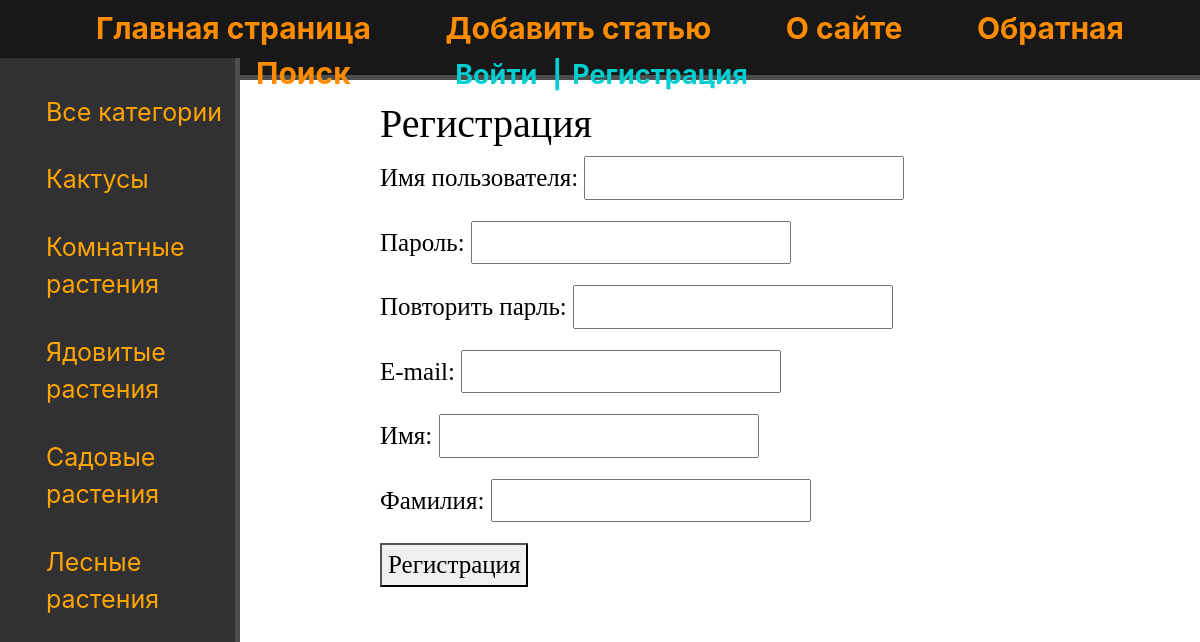
The page /users/register/ on the database its author committed.
### flowers/models.py (models this page shows, shortened)
class Category(models.Model):
    name = models.CharField(max_length=250)
    slug = models.SlugField(max_length=250, unique=True, db_index=True)
    def get_absolute_url(self):
        return reverse('category', kwargs={'cat_slug': self.slug})

### users/views.py (the view)
# urls.py: path('register/', views.register, name='register'),
def register(request):
    if request.method == 'POST':
        form = RegisterUserForm(request.POST)
        if form.is_valid():
            user = form.save(commit=False)
            user.set_password(form.cleaned_data['password'])
            user.save()
            return render(request, 'users/register_done.html')
    else:
        form = RegisterUserForm()
    return render(request, 'users/register.html', {'form': form})

### users/forms.py (shortened to what this page needs)
class RegisterUserForm(forms.ModelForm):
    username = forms.CharField(max_length=20, label='Имя пользователя')
    password = forms.CharField(max_length=20, label='Пароль')
    password2 = forms.CharField(max_length=20, label='Повторить парль')
    class Meta:
        model = get_user_model()
        fields = ['username', 'password', 'password2', 'email', 'first_name', 'last_name']
        labels = {'email': 'E-mail', 'first_name': 'Имя', 'last_name': 'Фамилия'}

### flowers/templatetags/flowers_category.py (called while the page is built)
@register.inclusion_tag('flowers/list_category.html')
def flower_category(cat_select=0):
    flower_cat = Category.objects.all()
    return {'category': flower_cat, 'cat_select': cat_select}

### users/context_processors.py (called while the page is built)
def get_flowers_context(request):
    return {'mainmenu': menu}

### users/templates/users/register.html (shortened to what this page needs)
{% extends 'base.html' %}
{% block content %}
<h1>Регистрация</h1>
<form method="POST">
    {{ form.as_p }}
    <p ><button type="submit">Регистрация</button></p>
</form>
{% endblock %}

### flowers/templates/flowers/list_category.html
{% for cat in category %}
    {% if cat.id == cat_select %}
        <li class="select">{{cat.name}}</li>
    {% else %}
        <li><a href="{{ cat.get_absolute_url }}">{{cat.name}}</a></li>
    {% endif %}
{% endfor %}

### flowers/static/flowers/css/main.css (style rules this page uses)
body { background: white; }
aside div.category ul a { font-size:25px; color: orange; display: block; margin-top: 30px; transition: all .6s; text-decoration: none; }

### rows shown on the page
Category: name "Кактусы"
Category: name "Комнатные растения"
Category: name "Ядовитые растения"
Category: name "Садовые растения"
Category: name "Лесные растения"

### other values the page prints
{{ m.title }} "Главная страница" "Добавить статью" "О сайте" "Обратная…" "Поиск"
